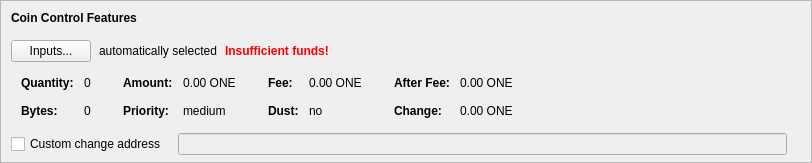
    <widget class="QFrame" name="frameCoinControl">
     <property name="sizePolicy">
      <sizepolicy hsizetype="Expanding" vsizetype="Expanding">
       <horstretch>0</horstretch>
       <verstretch>0</verstretch>
      </sizepolicy>
     </property>
     <property name="maximumSize">
      <size>
       <width>16777215</width>
       <height>16777215</height>
      </size>
     </property>
     <property name="frameShape">
      <enum>QFrame::StyledPanel</enum>
     </property>
     <property name="frameShadow">
      <enum>QFrame::Sunken</enum>
     </property>
     <layout class="QVBoxLayout" name="verticalLayoutCoinControl2">
      <property name="spacing">
       <number>0</number>
      </property>
      <property name="leftMargin">
       <number>0</number>
      </property>
      <property name="topMargin">
       <number>0</number>
      </property>
      <property name="rightMargin">
       <number>0</number>
      </property>
      <property name="bottomMargin">
       <number>6</number>
      </property>
      <item>
       <layout class="QVBoxLayout" name="verticalLayoutCoinControl" stretch="0,0,0,0,1">
        <property name="spacing">
         <number>0</number>
        </property>
        <property name="leftMargin">
         <number>10</number>
        </property>
        <property name="topMargin">
         <number>10</number>
        </property>
        <item>
         <layout class="QHBoxLayout" name="horizontalLayoutCoinControl1">
          <property name="bottomMargin">
           <number>15</number>
          </property>
          <item>
           <widget class="QLabel" name="labelCoinControlFeatures">
            <property name="sizePolicy">
             <sizepolicy hsizetype="Preferred" vsizetype="Maximum">
              <horstretch>0</horstretch>
              <verstretch>0</verstretch>
             </sizepolicy>
            </property>
            <property name="font">
             <font>
              <weight>75</weight>
              <bold>true</bold>
             </font>
            </property>
            <property name="styleSheet">
             <string notr="true">font-weight:bold;</string>
            </property>
            <property name="text">
             <string>Coin Control Features</string>
            </property>
           </widget>
          </item>
         </layout>
        </item>
        <item>
         <layout class="QHBoxLayout" name="horizontalLayoutCoinControl2" stretch="0,0,0,0">
          <property name="spacing">
           <number>8</number>
          </property>
          <property name="bottomMargin">
           <number>10</number>
          </property>
          <item>
           <widget class="QPushButton" name="pushButtonCoinControl">
            <property name="styleSheet">
             <string notr="true"/>
            </property>
            <property name="text">
             <string>Inputs...</string>
            </property>
            <property name="autoDefault">
             <bool>false</bool>
            </property>
           </widget>
          </item>
          <item>
           <widget class="QLabel" name="labelCoinControlAutomaticallySelected">
            <property name="text">
             <string>automatically selected</string>
            </property>
            <property name="margin">
             <number>5</number>
            </property>
           </widget>
          </item>
          <item>
           <widget class="QLabel" name="labelCoinControlInsuffFunds">
            <property name="font">
             <font>
              <weight>75</weight>
              <bold>true</bold>
             </font>
            </property>
            <property name="styleSheet">
             <string notr="true">color:red;font-weight:bold;</string>
            </property>
            <property name="text">
             <string>Insufficient funds!</string>
            </property>
            <property name="margin">
             <number>5</number>
            </property>
           </widget>
          </item>
          <item>
           <spacer name="horizontalSpacerCoinControl">
            <property name="orientation">
             <enum>Qt::Horizontal</enum>
            </property>
            <property name="sizeHint" stdset="0">
             <size>
              <width>40</width>
              <height>1</height>
             </size>
            </property>
           </spacer>
          </item>
         </layout>
        </item>
        <item>
         <widget class="QWidget" name="widgetCoinControl" native="true">
          <property name="sizePolicy">
           <sizepolicy hsizetype="Preferred" vsizetype="Preferred">
            <horstretch>0</horstretch>
            <verstretch>0</verstretch>
           </sizepolicy>
          </property>
          <property name="minimumSize">
           <size>
            <width>0</width>
            <height>0</height>
           </size>
          </property>
          <property name="styleSheet">
           <string notr="true"/>
          </property>
          <layout class="QHBoxLayout" name="horizontalLayoutCoinControl5">
           <property name="leftMargin">
            <number>0</number>
           </property>
           <property name="topMargin">
            <number>0</number>
           </property>
           <property name="rightMargin">
            <number>0</number>
           </property>
           <property name="bottomMargin">
            <number>0</number>
           </property>
           <item>
            <layout class="QHBoxLayout" name="horizontalLayoutCoinControl3" stretch="0,0,0,1">
             <property name="spacing">
              <number>20</number>
             </property>
             <property name="topMargin">
              <number>0</number>
             </property>
             <property name="bottomMargin">
              <number>10</number>
             </property>
             <item>
              <layout class="QFormLayout" name="formLayoutCoinControl1">
               <property name="horizontalSpacing">
                <number>10</number>
               </property>
               <property name="verticalSpacing">
                <number>14</number>
               </property>
               <property name="leftMargin">
                <number>10</number>
               </property>
               <property name="topMargin">
                <number>4</number>
               </property>
               <property name="rightMargin">
                <number>6</number>
               </property>
               <item row="0" column="0">
                <widget class="QLabel" name="labelCoinControlQuantityText">
                 <property name="font">
                  <font>
                   <weight>75</weight>
                   <bold>true</bold>
                  </font>
                 </property>
                 <property name="text">
                  <string>Quantity:</string>
                 </property>
                 <property name="margin">
                  <number>0</number>
                 </property>
                </widget>
               </item>
               <item row="0" column="1">
                <widget class="QLabel" name="labelCoinControlQuantity">
                 <property name="cursor">
                  <cursorShape>IBeamCursor</cursorShape>
                 </property>
                 <property name="contextMenuPolicy">
                  <enum>Qt::ActionsContextMenu</enum>
                 </property>
                 <property name="text">
                  <string notr="true">0</string>
                 </property>
                 <property name="margin">
                  <number>0</number>
                 </property>
                 <property name="textInteractionFlags">
                  <set>Qt::LinksAccessibleByMouse|Qt::TextSelectableByKeyboard|Qt::TextSelectableByMouse</set>
                 </property>
                </widget>
               </item>
               <item row="1" column="0">
                <widget class="QLabel" name="labelCoinControlBytesText">
                 <property name="font">
                  <font>
                   <weight>75</weight>
                   <bold>true</bold>
                  </font>
                 </property>
                 <property name="text">
                  <string>Bytes:</string>
                 </property>
                </widget>
               </item>
               <item row="1" column="1">
                <widget class="QLabel" name="labelCoinControlBytes">
                 <property name="cursor">
                  <cursorShape>IBeamCursor</cursorShape>
                 </property>
                 <property name="contextMenuPolicy">
                  <enum>Qt::ActionsContextMenu</enum>
                 </property>
                 <property name="text">
                  <string notr="true">0</string>
                 </property>
                 <property name="textInteractionFlags">
                  <set>Qt::LinksAccessibleByMouse|Qt::TextSelectableByKeyboard|Qt::TextSelectableByMouse</set>
                 </property>
                </widget>
               </item>
              </layout>
             </item>
             <item>
              <layout class="QFormLayout" name="formLayoutCoinControl2">
               <property name="horizontalSpacing">
                <number>10</number>
               </property>
               <property name="verticalSpacing">
                <number>14</number>
               </property>
               <property name="leftMargin">
                <number>6</number>
               </property>
               <property name="topMargin">
                <number>4</number>
               </property>
               <property name="rightMargin">
                <number>6</number>
               </property>
               <item row="0" column="0">
                <widget class="QLabel" name="labelCoinControlAmountText">
                 <property name="font">
                  <font>
                   <weight>75</weight>
                   <bold>true</bold>
                  </font>
                 </property>
                 <property name="text">
                  <string>Amount:</string>
                 </property>
                 <property name="margin">
                  <number>0</number>
                 </property>
                </widget>
               </item>
               <item row="0" column="1">
                <widget class="QLabel" name="labelCoinControlAmount">
                 <property name="cursor">
                  <cursorShape>IBeamCursor</cursorShape>
                 </property>
                 <property name="contextMenuPolicy">
                  <enum>Qt::ActionsContextMenu</enum>
                 </property>
                 <property name="text">
                  <string notr="true">0.00 ONE</string>
                 </property>
                 <property name="textInteractionFlags">
                  <set>Qt::LinksAccessibleByMouse|Qt::TextSelectableByKeyboard|Qt::TextSelectableByMouse</set>
                 </property>
                </widget>
               </item>
               <item row="1" column="0">
                <widget class="QLabel" name="labelCoinControlPriorityText">
                 <property name="font">
                  <font>
                   <weight>75</weight>
                   <bold>true</bold>
                  </font>
                 </property>
                 <property name="text">
                  <string>Priority:</string>
                 </property>
                </widget>
               </item>
               <item row="1" column="1">
                <widget class="QLabel" name="labelCoinControlPriority">
                 <property name="cursor">
                  <cursorShape>IBeamCursor</cursorShape>
                 </property>
                 <property name="contextMenuPolicy">
                  <enum>Qt::ActionsContextMenu</enum>
                 </property>
                 <property name="text">
                  <string>medium</string>
                 </property>
                 <property name="textInteractionFlags">
                  <set>Qt::LinksAccessibleByMouse|Qt::TextSelectableByKeyboard|Qt::TextSelectableByMouse</set>
                 </property>
                </widget>
               </item>
              </layout>
             </item>
             <item>
              <layout class="QFormLayout" name="formLayoutCoinControl3">
               <property name="horizontalSpacing">
                <number>10</number>
               </property>
               <property name="verticalSpacing">
                <number>14</number>
               </property>
               <property name="leftMargin">
                <number>6</number>
               </property>
               <property name="topMargin">
                <number>4</number>
               </property>
               <property name="rightMargin">
                <number>6</number>
               </property>
               <item row="0" column="0">
                <widget class="QLabel" name="labelCoinControlFeeText">
                 <property name="font">
                  <font>
                   <weight>75</weight>
                   <bold>true</bold>
                  </font>
                 </property>
                 <property name="text">
                  <string>Fee:</string>
                 </property>
                 <property name="margin">
                  <number>0</number>
                 </property>
                </widget>
               </item>
               <item row="0" column="1">
                <widget class="QLabel" name="labelCoinControlFee">
                 <property name="cursor">
                  <cursorShape>IBeamCursor</cursorShape>
                 </property>
                 <property name="contextMenuPolicy">
                  <enum>Qt::ActionsContextMenu</enum>
                 </property>
                 <property name="text">
                  <string notr="true">0.00 ONE</string>
                 </property>
                 <property name="textInteractionFlags">
                  <set>Qt::LinksAccessibleByMouse|Qt::TextSelectableByKeyboard|Qt::TextSelectableByMouse</set>
                 </property>
                </widget>
               </item>
               <item row="1" column="0">
                <widget class="QLabel" name="labelCoinControlLowOutputText">
                 <property name="font">
                  <font>
                   <weight>75</weight>
                   <bold>true</bold>
                  </font>
                 </property>
                 <property name="text">
                  <string>Dust:</string>
                 </property>
                </widget>
               </item>
               <item row="1" column="1">
                <widget class="QLabel" name="labelCoinControlLowOutput">
                 <property name="cursor">
                  <cursorShape>IBeamCursor</cursorShape>
                 </property>
                 <property name="contextMenuPolicy">
                  <enum>Qt::ActionsContextMenu</enum>
                 </property>
                 <property name="text">
                  <string>no</string>
                 </property>
                 <property name="textInteractionFlags">
                  <set>Qt::LinksAccessibleByMouse|Qt::TextSelectableByKeyboard|Qt::TextSelectableByMouse</set>
                 </property>
                </widget>
               </item>
              </layout>
             </item>
             <item>
              <layout class="QFormLayout" name="formLayoutCoinControl4">
               <property name="horizontalSpacing">
                <number>10</number>
               </property>
               <property name="verticalSpacing">
                <number>14</number>
               </property>
               <property name="leftMargin">
                <number>6</number>
               </property>
               <property name="topMargin">
                <number>4</number>
               </property>
               <property name="rightMargin">
                <number>6</number>
               </property>
               <item row="0" column="0">
                <widget class="QLabel" name="labelCoinControlAfterFeeText">
                 <property name="font">
                  <font>
                   <weight>75</weight>
                   <bold>true</bold>
                  </font>
                 </property>
                 <property name="text">
                  <string>After Fee:</string>
                 </property>
                 <property name="margin">
                  <number>0</number>
                 </property>
                </widget>
               </item>
               <item row="0" column="1">
                <widget class="QLabel" name="labelCoinControlAfterFee">
                 <property name="cursor">
                  <cursorShape>IBeamCursor</cursorShape>
                 </property>
                 <property name="contextMenuPolicy">
                  <enum>Qt::ActionsContextMenu</enum>
                 </property>
                 <property name="text">
                  <string notr="true">0.00 ONE</string>
                 </property>
                 <property name="textInteractionFlags">
                  <set>Qt::LinksAccessibleByMouse|Qt::TextSelectableByKeyboard|Qt::TextSelectableByMouse</set>
                 </property>
                </widget>
               </item>
               <item row="1" column="0">
                <widget class="QLabel" name="labelCoinControlChangeText">
                 <property name="font">
                  <font>
                   <weight>75</weight>
                   <bold>true</bold>
                  </font>
                 </property>
                 <property name="text">
                  <string>Change:</string>
                 </property>
                </widget>
               </item>
               <item row="1" column="1">
                <widget class="QLabel" name="labelCoinControlChange">
                 <property name="cursor">
                  <cursorShape>IBeamCursor</cursorShape>
                 </property>
                 <property name="contextMenuPolicy">
                  <enum>Qt::ActionsContextMenu</enum>
                 </property>
                 <property name="text">
                  <string notr="true">0.00 ONE</string>
                 </property>
                 <property name="textInteractionFlags">
                  <set>Qt::LinksAccessibleByMouse|Qt::TextSelectableByKeyboard|Qt::TextSelectableByMouse</set>
                 </property>
                </widget>
               </item>
              </layout>
             </item>
            </layout>
           </item>
          </layout>
         </widget>
        </item>
        <item>
         <layout class="QHBoxLayout" name="horizontalLayoutCoinControl4" stretch="0,0,0">
          <property name="spacing">
           <number>12</number>
          </property>
          <property name="sizeConstraint">
           <enum>QLayout::SetDefaultConstraint</enum>
          </property>
          <property name="topMargin">
           <number>5</number>
          </property>
          <property name="rightMargin">
           <number>5</number>
          </property>
          <item>
           <widget class="QCheckBox" name="checkBoxCoinControlChange">
            <property name="toolTip">
             <string>If this is activated, but the change address is empty or invalid, change will be sent to a newly generated address.</string>
            </property>
            <property name="text">
             <string>Custom change address</string>
            </property>
           </widget>
          </item>
          <item>
           <widget class="QValidatedLineEdit" name="lineEditCoinControlChange">
            <property name="enabled">
             <bool>false</bool>
            </property>
            <property name="sizePolicy">
             <sizepolicy hsizetype="Expanding" vsizetype="Fixed">
              <horstretch>0</horstretch>
              <verstretch>0</verstretch>
             </sizepolicy>
            </property>
           </widget>
          </item>
          <item>
           <widget class="QLabel" name="labelCoinControlChangeLabel">
            <property name="sizePolicy">
             <sizepolicy hsizetype="Preferred" vsizetype="Expanding">
              <horstretch>0</horstretch>
              <verstretch>0</verstretch>
             </sizepolicy>
            </property>
            <property name="minimumSize">
             <size>
              <width>0</width>
              <height>0</height>
             </size>
            </property>
            <property name="text">
             <string/>
            </property>
            <property name="margin">
             <number>3</number>
            </property>
           </widget>
          </item>
         </layout>
        </item>
        <item>
         <spacer name="verticalSpacerCoinControl">
          <property name="orientation">
           <enum>Qt::Vertical</enum>
          </property>
          <property name="sizeHint" stdset="0">
           <size>
            <width>800</width>
            <height>1</height>
           </size>
          </property>
         </spacer>
        </item>
       </layout>
      </item>
     </layout>
    </widget>
